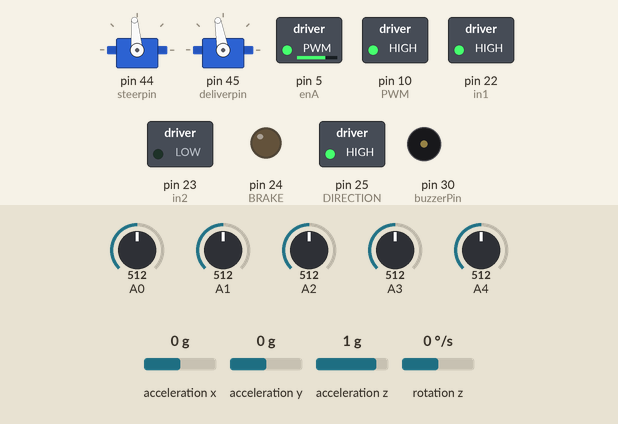
This sketch was run on a simulated Arduino Mega 2560, built with avr-gcc and run on an emulated ATmega2560. Shown: 2 × servo, switched loads named in the sketch (green lamp = pin HIGH), output pins drawn as LEDs (lit = HIGH), buzzer (waves = sounding, pin HIGH). Wiring (inferred from the names in the program): MPU-6050 motion sensor at I2C address 0x68. The inputs (shaded band) are chosen by the test bench; at power-on: acceleration y 0 g, A3 = 512, A0 = 512, A1 = 512, A2 = 512, A4 = 512, acceleration x 0 g, acceleration z 1 g, rotation z 0 °/s. What the sketch prints to the serial monitor is not drawn.

Above: at 10.6 s.
10.7 s: acceleration y set to -0.1 g
At 11.75 s:
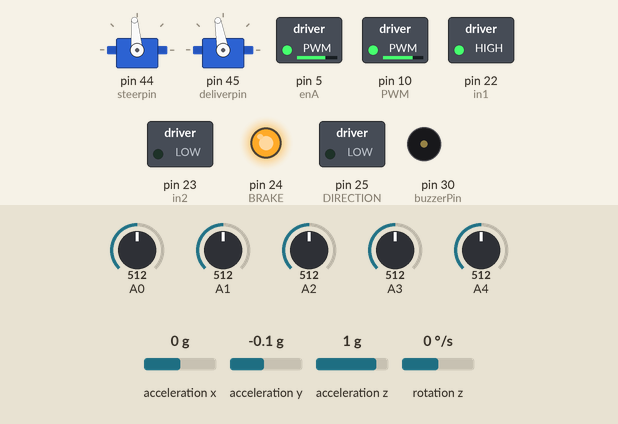
At 12.6 s:
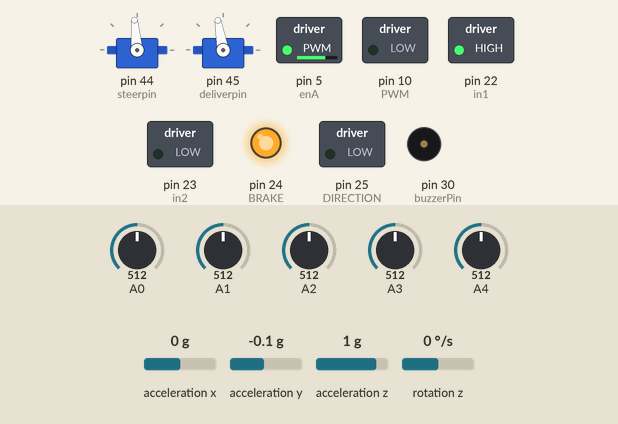
13.7 s: A3 set to 306
At 17.1 s:
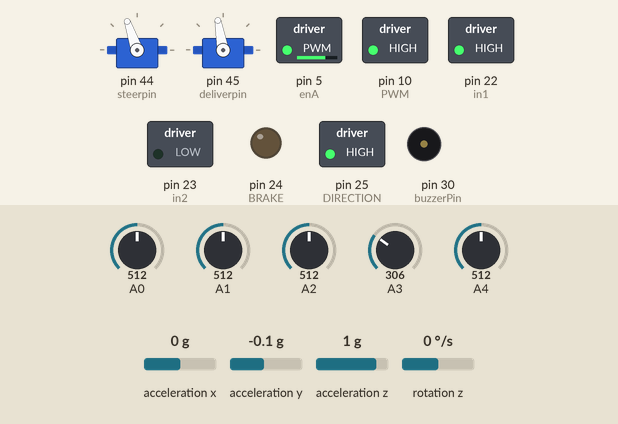
Timing chart, 0 to 27.8 s (numbered marks = the images above; inputs shaded):
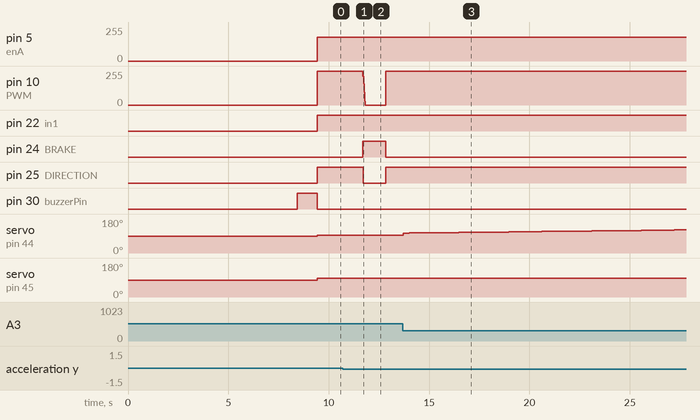

The sketch:

eYRC-DB_2009_Task6_Original.ino
```cpp
//#include <ServoTimer2.h>
#include <Servo.h>
#include <Wire.h>
#define MPU6050       0x68         // MPU6050 I2C address
#define ACCEL_CONFIG  0x1C          //Talk to the ACCEL_CONFIG register
#define GYRO_CONFIG   0x1B          // Talk to the GYRO_CONFIG register
#define PWR_MGMT_1    0x6B           // Talk to the register 6B
#define PWR_MGMT_2    0x6C            // Talk to the register 6c
int buzzerPin = 30; // Set the pin for the buzzer
bool buz=false; bool flag1=false; bool flag2=false; bool flag3=false; bool flag4=false; int pos=0;
#define BRAKE         24         //PA2
#define PWM           10        //PB5    //OC1A
#define DIRECTION     25           //PA3
long buztime=1000;
#define enA           5       //    // OC3A
#define in1           22          //PA0
#define in2           23           //PA1
#define steerpin      44       //O
#define deliverpin     45
int thresh=2; bool boost=false; int pcp; bool moveflag=true;
Servo steering;
Servo del;
int da=0; int db=0; int dc=0; int dd=0; int de=0;  int minm=300; int maxm=950; long is; float pna=0; float pnb=0; float pnc=0; float pnd=0; float pne=0; float last_error=0;
int a=1; int b=1; int c=1; int d=1; int e=1; bool turn; int dl=0; float proportional; float integral=0; float last_proportional=0; float error=0; float derivative=0;
long atime=0;
int pa=1; int pb=1; int pc=1; int pd=1; int pe=1; int cp=0; long stime=0;
float k1 = 115.0;                                // k1 obtained from LQR stabilizer
float k2 = 15;                                // k2 obtained from LQR stabilizer
float k3 = 0.04;                                // k3 obtained from LQR stabilizer
float timeloop = 10;                            // timeloop for nidec motor
int startT=0;
int pwm = 0;                                    // the pwm which is given to nidec motor

int32_t motor_speed;                            // motor speed obtained from previous loop
long thisT;
long lastT=0;
long steerT = 0;
int16_t AcX, AcY, AcZ, GyZ, gyroZ;               // angles obtained from  gyroscope

//Sensor output scaling
#define accSens 0             // 0 = 2g, 1 = 4g, 2 = 8g, 3 = 16g
#define gyroSens 1            // 0 = 250rad/s, 1 = 500rad/s, 2 1000rad/s, 3 = 2000rad/s
#define Gyro_amount 0.996     // percent of gyro in complementary filter

//IMU offset values
int16_t  AcX_offset = -750;
int16_t  AcY_offset = 360;
int16_t  AcZ_offset = 0;
int16_t  GyZ_offset = 0;
int32_t  GyZ_offset_sum = 0;
float alpha = 0.40;
float zdot;
int steer;
float zangle;
float Acc_angle;
 bool flag=false;
bool vertical = false;


void setup() {
  Serial.begin(115200);

 TCCR2B = 0b00000010;
 TCCR2A = 0b00000011;
  pinMode(buzzerPin, OUTPUT);
  digitalWrite(buzzerPin, LOW);
  pinMode(PWM, OUTPUT);
  pinMode(BRAKE, OUTPUT);
  pinMode(DIRECTION, OUTPUT);
  digitalWrite(BRAKE, LOW);
  pinMode(in1, OUTPUT);
  pinMode(in2, OUTPUT);
  pinMode(enA, OUTPUT);
  Serial.println("TRSensor example");
  pinMode(A0, INPUT);
  pinMode(A1, INPUT);
  pinMode(A2, INPUT);
  pinMode(A3, INPUT);
  pinMode(A4, INPUT);
  steering.attach(steerpin);
   del.attach(deliverpin);
  delay(1000);
  angle_setup();
  analogWrite(PWM, 0);
  digitalWrite(buzzerPin, HIGH);
  delay(1000);
  digitalWrite(buzzerPin, LOW);
}

void loop() {
  // This code balances the bike, the flywheel gives torque every 10ms
  thisT = millis();

  if (thisT - lastT >= timeloop) {
    angle_get();
    if (vertical) {
      digitalWrite(BRAKE, HIGH);
      gyroZ = GyZ / 131.0;                      // Conversion to degree/second

      zdot = alpha * gyroZ + (1 - alpha) * zdot;    // deciding the angular velocity of bike by using gyroscope
      pwm = -constrain(k1 * zangle + k2 * zdot + k3 * -motor_speed, -255, 255); // we used k matrix obtained from lqr method now applying feedback control U=-kX logic using optimal matrix

   Nidec_motor_control(pwm);
      motor_speed += pwm;
    } else {
    Nidec_motor_control(0);
      digitalWrite(BRAKE, LOW);
      motor_speed = 0;

    }
lastT= thisT;
}
// reading analog values of IR sensor to follow line and count checkpoints and delivery nodes
 a=analogRead(A0); b=analogRead(A1); c=analogRead(A2); d=analogRead(A3); e=analogRead(A4); float na=a; float nb=b; float nc=c; float nd=d; float ne=e;
pna=na; pnb=nb; pnc=nc; pnd=nd; pne=ne;
if (pna>=900){pna=1;}else{pna=0;} if (pnb>=900){pnb=1;}else{pnb=0;} if (pnc>=900){pnc=1;}else{pnc=0;} if (pnd>=900){pnd=1;}else{pnd=0;} if (pne>=900){pne=1;}else{pne=0;}

// normalising the IR values from range 1-1000 for line following using alalog values
na=(na-minm)/(maxm-minm);
nb=(nb-minm)/(maxm-minm);
nc=(nc-minm)/(maxm-minm);
nd=(nd-minm)/(maxm-minm);
ne=(ne-minm)/(maxm-minm);

// Counting the checkpoints, a maxima comes followed by minima of analog read values, we use this event for counting checkpoint
if((a+b+c+d+e)>=4750){
  flag1=true;
}
//if(cp==5 && dl!=3){
if(flag1 && (a+b+c+d+e)<=3200){ flag2=true;}
if(flag1 && flag2)
{cp=cp+1; flag1=false; flag2=false;}
Serial.print("checkpoints  is: ");
  Serial.print(cp);


//This is a conditional statement that checks if a delivery location  has come, every 130 milliseconds.
  // counting the delivery nodes, 130 ms a loop continously looks for change in IR values (which were converted into 0 an 1) that corresponds to a delivery node
  // also there is atleast difference of 2 in count of checkpoints(cp) and delivery nodes(dl) traversed
if(thisT-atime>=130){
  da=a; db=b; dc=c; dd=d; de=e;

if (da>=900){da=1;}else{da=0;} if (db>=900){db=1;}else{db=0;} if (dc>=900){dc=1;}else{dc=0;} if (dd>=900){dd=1;}else{dd=0;} if (de>=900){de=1;}else{de=0;}
if(cp==4){thresh=3;} else{thresh=2;}

if((de-pa)==1 && dc==1 && de-pe==1 && dd==1 && pa!=1 && cp-dl>=thresh && pa==0 && da==0) // this is how a delivery location is counted
{dl=dl+1;  // Generate a tone at the specified frequency
}
atime=thisT;
}

Serial.print("count del :");
Serial.print(dl);

// slows down the bike at extreamities of white line so that bike does not leave track

  if((pna==1 || pne==1) && pnc==0 && (cp==5 || cp==6 || cp==4 || cp==2)){
error=whitelinefollow(na,nb,nc,nd,ne,2000, 1.7, 0.000865, 0.1, pcp,cp);}
else{ if(cp==5){ error=whitelinefollow(na,nb,nc,nd,ne,2000, 1.8, 0.0008, 0, pcp,cp); }
else {error=whitelinefollow(na,nb,nc,nd,ne,2000, 1.33, 0.0008, 0.2, pcp,cp); }}


if(dl==1 && cp==2){deliver();}  /// first delivery at apartment
if(dl==2 && cp==4){deliver();}    // second deliver at hospital
if(dl==4 && cp==5){deliver(); analogWrite(enA, 0); moveflag=false; }
//digitalWrite(buzzerPin, HIGH);
//  delay(1000);
//  digitalWrite(buzzerPin, LOW); }           // third deliver at old age home

if((cp==1 || cp==2) && dl==0){nodeliver();}  // no delivery when
if((cp==3 || cp==4) && dl==1){nodeliver();} //no delivery when
if(cp==5 && dl==2){nodeliver();}
if(dl<1){nodeliver();}
if(dl==3 && cp==5){nodeliver();} //ghost
if(dl==5 && cp==5){nodeliver();} //ghost
if(dl==5 && cp==6){nodeliver();}
if(dl==5 && cp==7){nodeliver();}


// bike speed is adjusted here, at last delivery the bike stops and buzzes
digitalWrite(in1, HIGH);
  digitalWrite(in2, LOW);
  if(moveflag){
  if((pne==1 || pnd==1) && pnc==0) {
 analogWrite(enA, 130);} else{  analogWrite(enA, 180);}
  }


pa=da; pb=db; pc=dc; pd=dd; pe=de;
pcp=cp;
}
```

functions.ino
```cpp
//– Function Name: write
//– Input: < Device name, its address and the value to be written
//– Output: < no retun
//– Logic: standard procedure, just writes the desired value
//– Example Call : write(MPU6050, PWR_MGMT_1, 0);
void write(byte device, byte address, byte value) {
  Wire.beginTransmission(device);
  Wire.write(address);
  Wire.write(value);
  Wire.endTransmission(true);
}
//– Function Name: angle_setup()
//– Input: < nil
//– Output: < angle,
//– Logic: standard procedure, just writes the desired value
//– Example Call : write(MPU6050, PWR_MGMT_1, 0);
void angle_setup() {
  Wire.begin();
  delay (100);
  write(MPU6050, PWR_MGMT_1, 0);                     // Talk to the register 6B
  write(MPU6050, ACCEL_CONFIG, accSens << 3);        //Talk to the ACCEL_CONFIG register
  write(MPU6050, GYRO_CONFIG, gyroSens << 3);        // Talk to the GYRO_CONFIG register
  delay (100);

  for (int i = 0; i < 1024; i++) {
    angle_get();
    GyZ_offset_sum += GyZ;
    delay (5);
  }
  GyZ_offset = GyZ_offset_sum >> 10;

  Serial.print("GyZ offset value = "); Serial.println(GyZ_offset);
}
//– Function Name: angle_get()
//– Input: < nil
//– Output: < value of gyroscopic angle is updated in variables
//– Logic: standard procedure, just obtains angles from MPU6050
//– Example Call :  angle_get();
void angle_get() {

  Wire.beginTransmission(MPU6050);
  Wire.write(0x3B);                   // Start with register 0x3B
  Wire.endTransmission(false);
  Wire.requestFrom(MPU6050, 4, true);  // Read 4 registers total, each axis value is stored in 2 registers
  AcX = Wire.read() << 8 | Wire.read(); // 0x3B (ACCEL_XOUT_H) & 0x3C (ACCEL_XOUT_L)
  AcY = Wire.read() << 8 | Wire.read(); // 0x3D (ACCEL_YOUT_H) & 0x3E (ACCEL_YOUT_L)

  Wire.beginTransmission(MPU6050);
  Wire.write(0x47);              // Gyro data first register address
  Wire.endTransmission(false);
  Wire.requestFrom(MPU6050, 2, true);  // Read 2 registers total, each axis value is stored in 2 registers
  GyZ = Wire.read() << 8 | Wire.read();

  AcX += AcX_offset;
  AcY += AcY_offset;
  AcZ += AcZ_offset;
  GyZ -= GyZ_offset;

  zangle += GyZ * timeloop / 1000 / 65.536;
  Acc_angle = atan2(AcY, -AcX) * 57.2958;               // angle from acc. values       * 57.2958 (deg/rad)
  zangle = zangle * Gyro_amount + Acc_angle * (1.0 - Gyro_amount);

  if (abs(zangle) > 20) vertical = false;
  if (abs(zangle) < 0.4) vertical = true;

  Serial.print("Angle: "); Serial.println(zangle);
}


//– Function Name: Nidec_motor_control
//– Input: < pwm value which is calculated by PID logic of balancing bike
//– Output: < just the pwm value that should be given at motor pin
//– Logic: changes the sign of pwm value according to required rotation direction of motor
//– Example Call :   Nidec_motor_control(-150)
void Nidec_motor_control(int pwm) {
  if (pwm <= 0) {
    digitalWrite(DIRECTION, HIGH);
    pwm = -pwm;
  } else {
    digitalWrite(DIRECTION, LOW);
  }
 // setspeed(map(pwm, 0, 255, PWMVALUE, 0));
  analogWrite(PWM,255-pwm);

  }

//– Function Name: whitelinefollow
//– Input: < align
//– Output: < helps bike follow line
//– Logic: maps the servo steering motor's angle according to feedback of IR sensors (80 degree for straight)
//– Example Call :   whitelinefollow(2000)
int  whitelinefollow(float na,float nb,float nc,float nd,float ne, int align, float kp, float ki, float kd, int pcp, int cp)
{


 int bikeposition = (0 * na + 1000 * nb + 2000 * nc + 3000 * nd + 4000 * ne) / (na+nb+nc+nd+ne);
 proportional= bikeposition - align;
 derivative = proportional - last_proportional;

integral = integral+proportional;
last_proportional = proportional;
error=proportional * kp + integral * ki + derivative * kd;

if(cp==5) {integral=integral/4;}
last_error=error;

 int  steer=map(error, -2000,2000,155,35);
 steering.write(steer);
 return error;
}
// when delivery is called set servo angle to 175 degree
void deliver()
{ Serial.print("deliveryyy :");
del.write(175);}
// when nodelivery is called set servo angle to 100 degree
void nodeliver()
{del.write(100);
Serial.print(" nooooooottttt dlr :");
}
//
//void sweep(){
//  for (pos = 100; pos <= 175; pos += 1) { // goes from 0 degrees to 180 degrees
//    // in steps of 1 degree
//    del.write(pos);              // tell servo to go to position in variable 'pos'
//    delay(1);                       // waits 15 ms for the servo to reach the position
//  }
//  for (pos = 175; pos >= 100; pos -= 1) { // goes from 180 degrees to 0 degrees
//    del.write(pos);              // tell servo to go to position in variable 'pos'
//    delay(1);                       // waits 15 ms for the servo to reach the position
//  }
//}
```

Measured:
- the behaviour switches between 0 and -0.1 g on acceleration y (found by bisection; images 0 and 1)
- after the input at 10.7 s, pin 24 (BRAKE): LOW → HIGH after 1.0 s, → LOW 1.1 s later; pin 25 (DIRECTION): HIGH → LOW after 1.0 s, → HIGH 1.1 s later
- after the input at 13.7 s, servo on pin 44 (steerpin): moves from 95° to 122° over 13.5 s, starting at once
